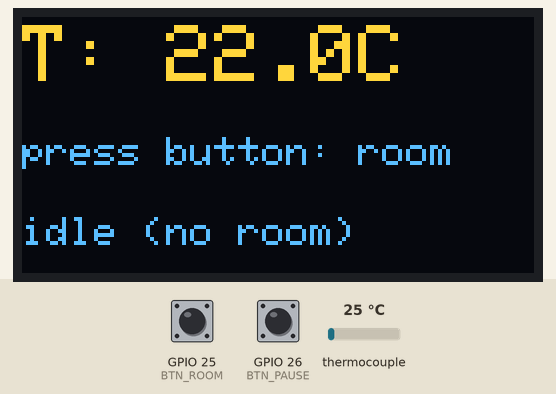
Simulated run of this sketch. Board: ESP32. On the bench: 128×64 one-colour display. Wiring (inferred from the names in the program): MAX6675 thermocouple converter: CS GPIO 19; MISO GPIO 5; SCK GPIO 18. The test bench sets the inputs (shaded band); at power-on: GPIO 25 (BTN_ROOM) LOW, GPIO 26 (BTN_PAUSE) LOW, thermocouple 25 °C. The OLED is the two-colour kind (top 16 rows yellow); WiFi joins after 1.5 s; servers stay silent unless stated; no MQTT or app messages arrive unless stated; what the sketch prints to the serial monitor is not drawn.

Above: at 2.7 s.
2.8 s: GPIO 25 (BTN_ROOM) pulled HIGH for 1.3 s
At 5.2 s:
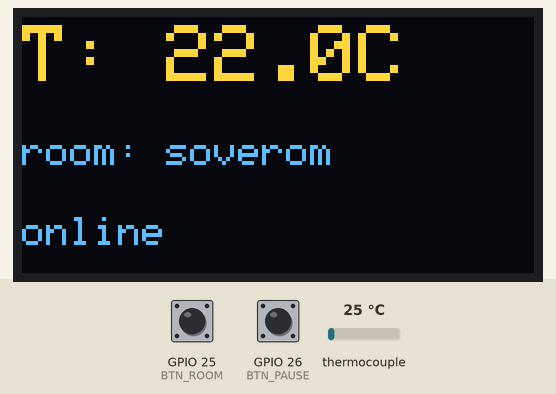
6.1 s: GPIO 26 (BTN_PAUSE) pulled HIGH for 1.3 s
At 8.2 s:
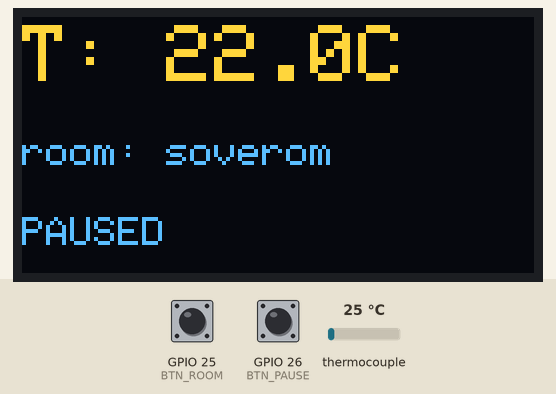
8.9 s: thermocouple set to 6 °C
At 10.2 s:
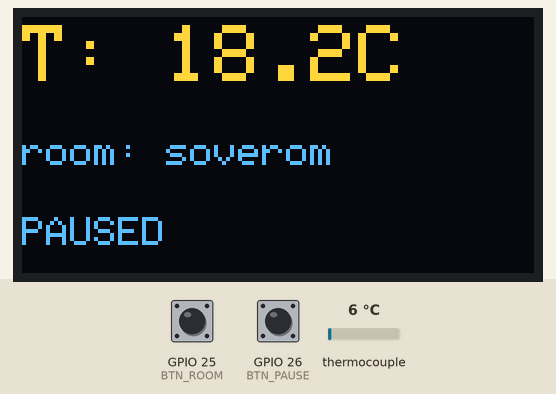
13.1 s: GPIO 25 (BTN_ROOM) pulled HIGH for 1.3 s
At 15.3 s:
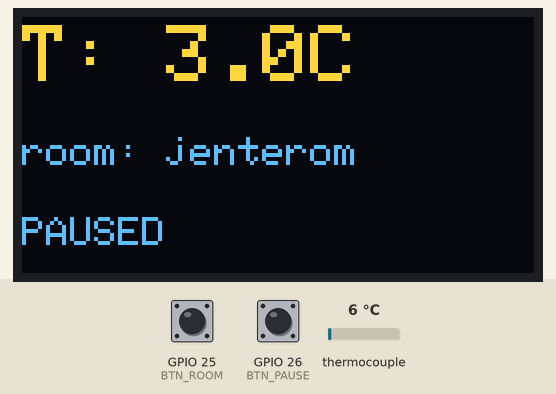
16.1 s: GPIO 26 (BTN_PAUSE) pulled HIGH for 1.3 s
At 18.2 s:
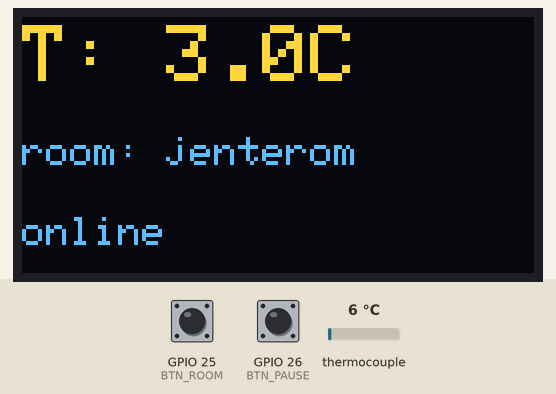
18.9 s: GPIO 25 (BTN_ROOM) pulled HIGH for 3.2 s
At 23.9 s:
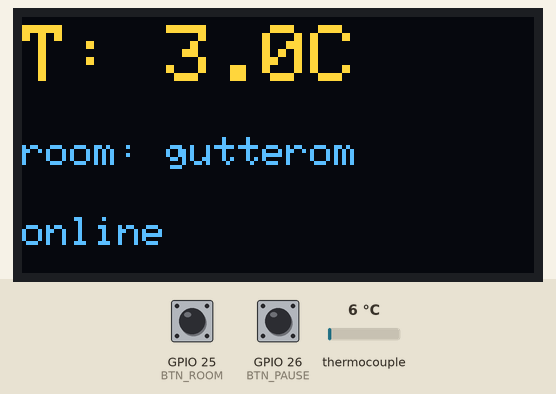
Timing chart, 0 to 25.1 s (numbered marks = the images above; inputs shaded):
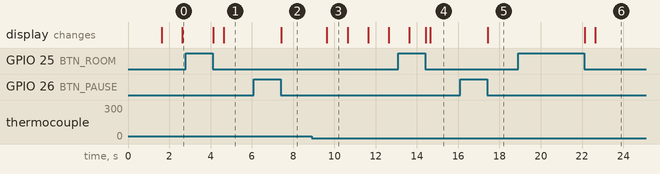

Measured:
- after the input at 2.8 s, the display: first changes after 1.3 s (image 1 shows a later state)
- after the input at 6.1 s, the display: changes after 1.3 s (image 2)
- after the input at 8.9 s, the display: changes after 0.74 s (image 3)
- after the input at 13.1 s, the display: first differs from a run without the input after 1.3 s (image 4 shows a later state)
- after the input at 16.1 s, the display: changes after 1.3 s (image 5)
- after the input at 18.9 s, the display: first changes after 3.2 s (image 6 shows a later state)
- what the display in image 3 shows lasts 1.0 s, from 9.6 s to 10.6 s

The sketch:

sensor.ino
```cpp
// Temperature sensor node for the distributed temperature monitor.
//
// Deliberately dumb: read a MAX6675 thermocouple (reported as a moving average,
// since it's noisy), show it on a local OLED, and publish JSON to MQTT — no
// relay, no local web server. Graceful WiFi/MQTT reconnection. The server stamps
// arrival time, so this node carries no clock and sends no timestamp (it is
// optional in the contract).
//
// Room selection: the unit is moved between rooms. One button (GPIO 25) cycles
// the room name (soverom -> jenterom -> gutterom -> stue -> ...); on power-up no
// room is selected and NOTHING is published until you press it, so a reading is
// never logged under the wrong room. After a switch the first send waits ~5s so
// the probe can settle. A second button (GPIO 26) pauses/resumes publishing (the
// OLED shows PAUSED). The chosen room and state show on the OLED.
//
// Topic:   sensors/<room>/temperature
// Payload: {"value":21.5,"unit":"C","sensor_id":"soverom"}
//
// Libraries: PubSubClient (knolleary), Adafruit GFX + SSD1306 (OLED). WiFi/Wire
// are provided by the ESP32 core. Copy secrets.example.h to secrets.h first.

#include <WiFi.h>
#include <PubSubClient.h>
#include <Wire.h>
#include <Adafruit_GFX.h>
#include <Adafruit_SSD1306.h>
#include "secrets.h"

// MAX6675 thermocouple (bit-banged SPI).
#define MAX6675_SCK 18
#define MAX6675_CS  19
#define MAX6675_SO  5

// Calibration offset (°C). The reference unit read boiling water ~3 °C high.
#define TEMP_OFFSET 3.0

// Two buttons (the board's old up/down): one cycles the room, one pauses sending.
#define BTN_ROOM  25
#define BTN_PAUSE 26

// SSD1306 OLED (I2C) — optional local readout. The sensor runs fine without it.
#define SCREEN_WIDTH  128
#define SCREEN_HEIGHT 64
#define OLED_ADDR     0x3C

static const unsigned long PUBLISH_INTERVAL_MS = 5000;
static const unsigned long READ_INTERVAL_MS    = 1000;

// The thermocouple is noisy, so the reported value is a moving average of the
// last N readings. At one read per second that smooths over ~N seconds.
#define AVG_SAMPLES 5

// Rooms cycled through by the button. roomIndex == -1 means "not selected yet".
const char *ROOMS[] = { "soverom", "jenterom", "gutterom", "stue" };
const int NROOMS = 4;
volatile int roomIndex = -1;

WiFiClient net;
PubSubClient mqtt(net);
Adafruit_SSD1306 display(SCREEN_WIDTH, SCREEN_HEIGHT, &Wire, -1);

char topic[64] = "";
unsigned long lastPublish = 0;
unsigned long lastRead = 0;

double sampleBuf[AVG_SAMPLES];
int sampleCount = 0;  // valid samples currently in the window (0..AVG_SAMPLES)
int sampleHead = 0;   // ring-buffer write index
double avgTemp = NAN; // current moving average (NAN until the first valid read)
bool firstReadingSkipped = false; // the MAX6675's first conversion is unreliable
bool haveDisplay = false;

bool paused = false; // when true, keep reading/displaying but stop publishing

// Button ISRs: debounced, just raise a flag handled in loop().
volatile bool roomEvent = false;
volatile unsigned long lastRoomMs = 0;
void IRAM_ATTR onRoomButton() {
  unsigned long now = millis();
  if (now - lastRoomMs > 200) { lastRoomMs = now; roomEvent = true; }
}
volatile bool pauseEvent = false;
volatile unsigned long lastPauseMs = 0;
void IRAM_ATTR onPauseButton() {
  unsigned long now = millis();
  if (now - lastPauseMs > 200) { lastPauseMs = now; pauseEvent = true; }
}

// readThermocouple returns °C, or NAN if the thermocouple is open/disconnected.
double readThermocouple() {
  pinMode(MAX6675_CS, OUTPUT);
  pinMode(MAX6675_SCK, OUTPUT);
  pinMode(MAX6675_SO, INPUT);

  digitalWrite(MAX6675_CS, LOW);
  delay(1);
  uint16_t v = shiftIn(MAX6675_SO, MAX6675_SCK, MSBFIRST);
  v <<= 8;
  v |= shiftIn(MAX6675_SO, MAX6675_SCK, MSBFIRST);
  digitalWrite(MAX6675_CS, HIGH);

  if (v & 0x4) {
    return NAN; // bit 2 set => no thermocouple attached
  }
  v >>= 3; // drop status bits; remaining count is in 0.25 °C steps
  return v * 0.25 - TEMP_OFFSET;
}

// recordReading folds one raw reading into the moving-average window and updates
// avgTemp. NaN readings (open thermocouple) are ignored so a transient glitch
// can't poison the average — avgTemp simply holds its previous value.
void recordReading(double t) {
  if (isnan(t)) {
    return;
  }
  sampleBuf[sampleHead] = t;
  sampleHead = (sampleHead + 1) % AVG_SAMPLES;
  if (sampleCount < AVG_SAMPLES) {
    sampleCount++;
  }
  double sum = 0.0;
  for (int i = 0; i < sampleCount; i++) {
    sum += sampleBuf[i];
  }
  avgTemp = sum / sampleCount;
}

// resetAverage clears the moving-average window (used when the room changes, so
// the new room's reading isn't blended with the old room's).
void resetAverage() {
  sampleCount = 0;
  sampleHead = 0;
  avgTemp = NAN;
}

// renderDisplay shows the temperature + selected room on the OLED.
void renderDisplay(double t) {
  if (!haveDisplay) {
    return;
  }
  display.clearDisplay();
  display.setTextColor(SSD1306_WHITE);

  // Main readout: T: <temperature> C
  display.setTextSize(2);
  display.setCursor(0, 2);
  if (isnan(t)) {
    display.print("T: -- C");
  } else {
    display.print("T: ");
    display.print(t, 1);
    display.print("C");
  }

  // Room line.
  display.setTextSize(1);
  display.setCursor(0, 30);
  if (roomIndex < 0) {
    display.print("press button: room");
  } else {
    display.print("room: ");
    display.print(ROOMS[roomIndex]);
  }

  // Connection / state line.
  display.setCursor(0, 50);
  if (paused) {
    display.print("PAUSED");
  } else if (WiFi.status() != WL_CONNECTED) {
    display.print("wifi: down");
  } else if (!mqtt.connected()) {
    display.print("mqtt: down");
  } else if (roomIndex < 0) {
    display.print("idle (no room)");
  } else {
    display.print("online");
  }
  display.display();
}

void ensureWifi() {
  if (WiFi.status() == WL_CONNECTED) {
    return;
  }
  Serial.print("WiFi connecting");
  WiFi.begin(WIFI_SSID, WIFI_PASSWORD);
  unsigned long start = millis();
  while (WiFi.status() != WL_CONNECTED) {
    if (millis() - start > 15000) {
      Serial.println(" timeout; will retry");
      return; // bail; loop() calls us again
    }
    delay(250);
    Serial.print(".");
  }
  Serial.print(" connected: ");
  Serial.println(WiFi.localIP());
}

void ensureMqtt() {
  if (mqtt.connected()) {
    return;
  }
  if (mqtt.connect("temp-sensor")) {
    Serial.println("MQTT connected");
  } else {
    Serial.print("MQTT connect failed, rc=");
    Serial.println(mqtt.state());
    delay(2000); // brief backoff; loop() retries
  }
}

// selectNextRoom advances the room (first press selects soverom) and points the
// publish topic at it, starting a fresh moving average.
void selectNextRoom() {
  roomIndex = (roomIndex + 1) % NROOMS;
  snprintf(topic, sizeof(topic), "sensors/%s/temperature", ROOMS[roomIndex]);
  resetAverage();
  // Restart the publish timer from the switch, so the first send under the new
  // room is at least one interval (~5s) later — giving the thermocouple time to
  // settle in the new room and the moving average time to fill.
  lastPublish = millis();
  Serial.print("room selected: ");
  Serial.println(ROOMS[roomIndex]);
}

void setup() {
  Serial.begin(115200);

  pinMode(BTN_ROOM, INPUT_PULLDOWN);
  pinMode(BTN_PAUSE, INPUT_PULLDOWN);
  attachInterrupt(digitalPinToInterrupt(BTN_ROOM), onRoomButton, FALLING);
  attachInterrupt(digitalPinToInterrupt(BTN_PAUSE), onPauseButton, FALLING);

  Wire.begin();
  haveDisplay = display.begin(SSD1306_SWITCHCAPVCC, OLED_ADDR);
  if (haveDisplay) {
    display.clearDisplay();
    display.setTextColor(SSD1306_WHITE);
    display.setTextSize(1);
    display.setCursor(0, 0);
    display.println("temp sensor");
    display.println("press button to");
    display.println("select a room");
    display.display();
  } else {
    Serial.println("SSD1306 not found; continuing without display");
  }

  WiFi.mode(WIFI_STA);
  mqtt.setServer(MQTT_BROKER, MQTT_PORT);
  ensureWifi();
}

void loop() {
  ensureWifi();
  ensureMqtt();
  mqtt.loop();

  // Buttons.
  if (roomEvent) {
    roomEvent = false;
    selectNextRoom();
    renderDisplay(avgTemp);
  }
  if (pauseEvent) {
    pauseEvent = false;
    paused = !paused;
    Serial.println(paused ? "publishing paused" : "publishing resumed");
    renderDisplay(avgTemp);
  }

  // Sample the thermocouple into the moving average and refresh the display ~1 Hz.
  if (millis() - lastRead >= READ_INTERVAL_MS) {
    lastRead = millis();
    double raw = readThermocouple();
    if (firstReadingSkipped) {
      recordReading(raw);
    } else {
      firstReadingSkipped = true; // discard the very first (unreliable) sample
    }
    renderDisplay(avgTemp);
  }

  // Publish the moving average every PUBLISH_INTERVAL_MS — but only once a room
  // has been selected (roomIndex >= 0).
  // Publish the moving average every PUBLISH_INTERVAL_MS — only once a room is
  // selected and not paused. While the average is still empty (just switched /
  // open probe) the timer isn't consumed, so it publishes as soon as a reading
  // is valid.
  if (roomIndex >= 0 && !paused && millis() - lastPublish >= PUBLISH_INTERVAL_MS) {
    if (!isnan(avgTemp)) {
      lastPublish = millis();
      char payload[96];
      snprintf(payload, sizeof(payload),
               "{\"value\":%.2f,\"unit\":\"C\",\"sensor_id\":\"%s\"}", avgTemp, ROOMS[roomIndex]);
      bool ok = mqtt.connected() && mqtt.publish(topic, payload);
      Serial.print("publish ");
      Serial.print(topic);
      Serial.print(" -> ");
      Serial.print(payload);
      Serial.println(ok ? " [ok]" : " [FAILED]");
    }
  }
}
```

secrets.example.h
```cpp
// Copy this file to `secrets.h` and fill in your values.
// `secrets.h` is gitignored and must never be committed.
#pragma once

#define WIFI_SSID     "your-wifi-ssid"
#define WIFI_PASSWORD "your-wifi-password"

// Host running the MQTT broker (the Go service's docker-compose stack).
#define MQTT_BROKER   "192.168.1.50"
#define MQTT_PORT     1883

// Note: the room/sensor name is chosen on the device with the button
// (soverom / jenterom / gutterom / stue), not configured here.
```
